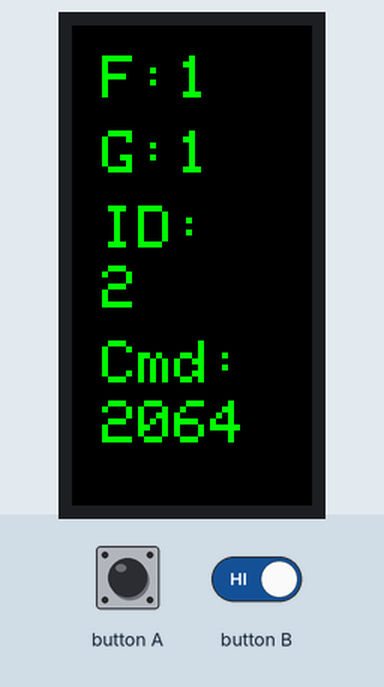
Bench run of a sketch on a simulated ESP32. Shown: 80×160 colour display. Inputs (shaded band) come from the test bench. Nothing arrives over Bluetooth unless stated.

Above: at 1.4 s.
1.5 s: button A pressed for 1.05 s
At 3.3 s:
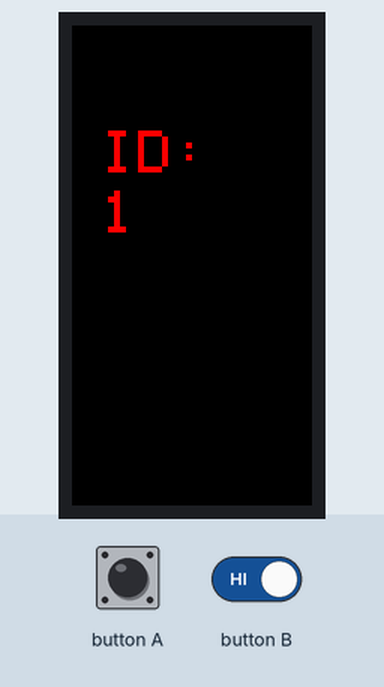
At 10.4 s:
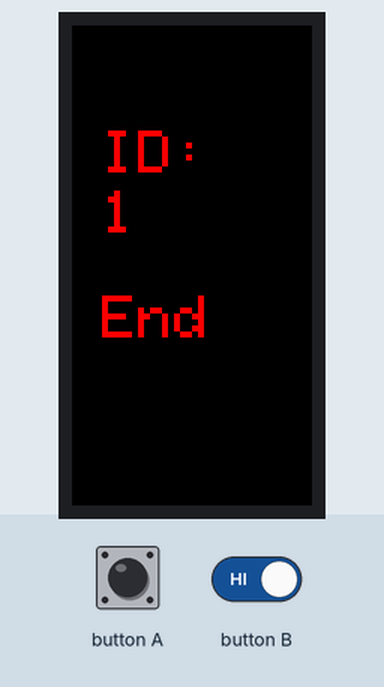
12.0 s: button B set HIGH
13.6 s: button B set LOW
At 16.0 s:
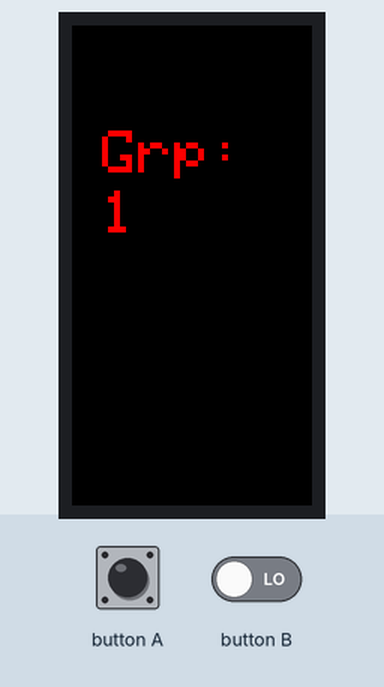
Timing chart, 0 to 17.5 s (numbered marks = the images above; inputs shaded):
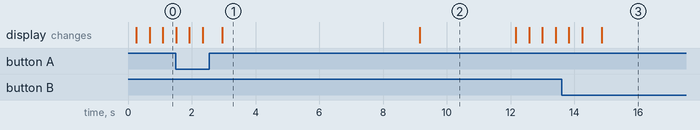

Measured:
- what the display in image 1 shows lasts 6.2 s, from 3.0 s to 9.2 s

The sketch:

M5StickC_BLE_GLOW.ino
```cpp
/*
 * Ver. 0.3
 * oBeacon.setManufacturerId(0x004c); --> oBeacon.setManufacturerId(0x4c00);
 */

#include <M5StickC.h>

// function
#define GLOW_OFF 0
#define GLOW_ON 1
#define GROUP_ID_START 2
#define GROUP_ID_END 3
#define DEVICE_ID_START 4
#define DEVICE_ID_END 5

const uint32_t TargetGroup = 1; //グループIDを書き込む場合のグループIDを指定します
const uint32_t TargetID    = 1; //デバイスIDを書き込む場合のデバイスIDを指定します
const uint32_t CommandRed  = 0x2064;
const uint32_t CommandOff  = 0x0;

void setup()
{
  M5.begin();
  M5.Lcd.setRotation(0);
  M5.Lcd.setCursor(0, 40);
  Serial.begin(115200);
  init_BLE("GlowSDK");
  delay(100);
}

void loop()
{
  uint32_t group;
  uint32_t id;

  for (int i=1;i<=5;i++){
    group=1;
    id=i;
    displayOut(GLOW_ON,group,id,CommandRed);
    sendGlowData(GLOW_ON,group,id,CommandRed);
    delay(100);

    group=1;
    id=i;
    displayOut(GLOW_OFF,group,id,CommandOff);
    sendGlowData(GLOW_OFF,group,id,CommandOff);
    delay(100);

    if (M5.BtnA.wasPressed())DeviceIDwrite();    // Aボタンを押すとデバイスIDの書き込み
    if (M5.BtnB.wasPressed())GroupIDwrite();     // Bボタンを押すとグループIDの書き込み
    M5.update();
  }
}

// GLOWの電源を切った状態からM5StickCのAボタンを押し
// 赤文字でGrp:XXが表示されている間に書き込み対象GLOWの電源スイッチを入れます

void GroupIDwrite(){
  sendGlowData(GROUP_ID_START,TargetGroup,0,0);
  displayOutGroupID(TargetGroup);
  delay(5000);
  sendGlowData(GROUP_ID_END,TargetGroup,0,0);
  displayOutEnd();
  delay(3000);
}

// GLOWの電源を切った状態からM5StickCのBボタンを押し
// 赤文字でID:XXが表示されている間に書き込み対象GLOWの電源スイッチを入れます

void DeviceIDwrite(){
  sendGlowData(DEVICE_ID_START,0,TargetID,0);
  displayOutDeviceID(TargetID);
  delay(5000);
  sendGlowData(DEVICE_ID_END,0,TargetID,0);
  displayOutEnd();
  delay(3000);
}

/***************
 * Diplay out
 */

void displayOutGroupID(int group){
  M5.Lcd.fillScreen(BLACK);
  M5.Lcd.setTextColor(RED);
  M5.Lcd.setTextSize(2);
  M5.Lcd.setCursor(10, 35);
  M5.Lcd.printf("Grp:");
  M5.Lcd.setCursor(10, 55);
  M5.Lcd.printf("%d", group);
}

void displayOutDeviceID(int id){
  M5.Lcd.fillScreen(BLACK);
  M5.Lcd.setTextColor(RED);
  M5.Lcd.setTextSize(2);
  M5.Lcd.setCursor(10, 35);
  M5.Lcd.printf("ID:");
  M5.Lcd.setCursor(10, 55);
  M5.Lcd.printf("%d", id);
}

void displayOutEnd(){
  M5.Lcd.setTextColor(RED);
  M5.Lcd.setTextSize(2);
  M5.Lcd.setCursor(10, 90);
  M5.Lcd.printf("End");
}

void displayOut(uint32_t func, uint32_t group, uint32_t id, uint32_t command){
  M5.Lcd.fillScreen(BLACK);
  M5.Lcd.setTextColor(GREEN);
  M5.Lcd.setTextSize(2);

  M5.Lcd.setCursor(10, 10); // Function
  M5.Lcd.printf("F:");
  M5.Lcd.setCursor(35, 10);
  M5.Lcd.printf("%d", func);

  M5.Lcd.setCursor(10, 35); // Group
  M5.Lcd.printf("G:");
  M5.Lcd.setCursor(35, 35);
  M5.Lcd.printf("%d", group);

  M5.Lcd.setCursor(10, 60); // ID
  M5.Lcd.printf("ID:");
  M5.Lcd.setCursor(10, 80);
  M5.Lcd.printf("%d", id);

  M5.Lcd.setCursor(10, 105);  // Command
  M5.Lcd.printf("Cmd:");
  M5.Lcd.setCursor(10, 125);
  M5.Lcd.printf("%x", command);
}
```

BLE_ADV.ino
```cpp
#include <BLEDevice.h>
#include <BLEUtils.h>
#include "BLEBeacon.h"

#define BEACON_UUID           "65432461-1EFE-4ADB-BC7E-9F7F8E27FDC1"
#define TX_POWER   -65

BLEAdvertising *pAdvertising;

std::string setUUID(){
  std::string org = BEACON_UUID;
  std::string dst = "";
  if( org.length() != 36 ){
    return "error";
  }
  dst  = org[34]; dst += org[35];
  dst += org[32]; dst += org[33];
  dst += org[30]; dst += org[31];
  dst += org[28]; dst += org[29];
  dst += org[8];
  dst += org[26]; dst += org[27];
  dst += org[24]; dst += org[25];
  dst += org[23];
  dst += org[21]; dst += org[22];
  dst += org[19]; dst += org[20];
  dst += org[18];
  dst += org[16]; dst += org[17];
  dst += org[14]; dst += org[15];
  dst += org[13];
  dst += org[11]; dst += org[12];
  dst += org[9];  dst += org[10];
  dst += org[6];  dst += org[7];
  dst += org[4];  dst += org[5];
  dst += org[2];  dst += org[3];
  dst += org[0];  dst += org[1];
  return dst;
}

void init_BLE(String device_name){
  BLEDevice::init(device_name.c_str());
  pAdvertising = BLEDevice::getAdvertising();
}

void sendGlowData(uint32_t func, uint32_t group, uint32_t id, uint32_t command){
  if(func==GLOW_OFF){            // Glow OFF
    controlDeviceOFF(group,id);
  }
  else if(func==GLOW_ON){
    controlDeviceON(group,id,command);
  }
  else if(func==GROUP_ID_START){
    startGroupSet(group);
  }
  else if(func==GROUP_ID_END){
    endGroupSet();
  }
  else if(func==DEVICE_ID_START){
    startIDSet(id);
  }
  else if(func==DEVICE_ID_END){
    endIDSet();
  }
  else{
    controlDeviceOFF(group,id);
  }
}

void controlDeviceON(int group, int id, int pattern){
  pAdvertising->stop();
  delay(100);
  int sendid = ((group<<10) & 0xffff) + id;
  setAdvertise(sendid,pattern);
  pAdvertising->start();
  delay(200);
}

void controlDeviceOFF(int group, int id){
  pAdvertising->stop();
  delay(100);
  int sendid = ((group<<10) & 0xffff) + id;
  setAdvertise(sendid,0);
  pAdvertising->start();
  delay(200);
}

void startGroupSet(int group) {
  pAdvertising->stop();
  delay(100);
  if(group<1){
    group=1;
  }
  else if (group>7){
    group=7;
  }
  int sendgrp = ((3 << 13) & 0xffff) +  ((group << 10) & 0xffff);
  setAdvertise(sendgrp,0);
  pAdvertising->start();
  delay(100);
}

void endGroupSet() {
  pAdvertising->stop();
  delay(100);
  setAdvertise(0,0);
  pAdvertising->start();
  delay(1000);
  pAdvertising->stop();
  delay(100);
}

void startIDSet(int id) {
  pAdvertising->stop();
  delay(100);
  if(id<1){
    id=1;
  }
  else if (id>1023){
    id=1023;
  }
  int sendid = ((2 << 13) & 0xffff) + id;
  setAdvertise(sendid,0);
  pAdvertising->start();
  delay(100);
}

void endIDSet() {
  pAdvertising->stop();
  delay(100);
  setAdvertise(0,0);
  pAdvertising->start();
  delay(1000);
  pAdvertising->stop();
  delay(100);
}

void setAdvertise(int serial, int cmd){
  BLEBeacon oBeacon = BLEBeacon();
  oBeacon.setManufacturerId(0x4c00);
  oBeacon.setProximityUUID(BLEUUID(setUUID()));
  oBeacon.setMajor(serial);
  oBeacon.setMinor(cmd);
  oBeacon.setSignalPower(TX_POWER);
  BLEAdvertisementData oAdvertisementData = BLEAdvertisementData();
  BLEAdvertisementData oScanResponseData = BLEAdvertisementData();

  oAdvertisementData.setFlags(0x04);

  std::string strServiceData = "";

  strServiceData += (char)26;     // Len
  strServiceData += (char)0xFF;   // Type
  strServiceData += oBeacon.getData();
  oAdvertisementData.addData(strServiceData);

  pAdvertising->setAdvertisementData(oAdvertisementData);
  pAdvertising->setScanResponseData(oScanResponseData);
}
```
